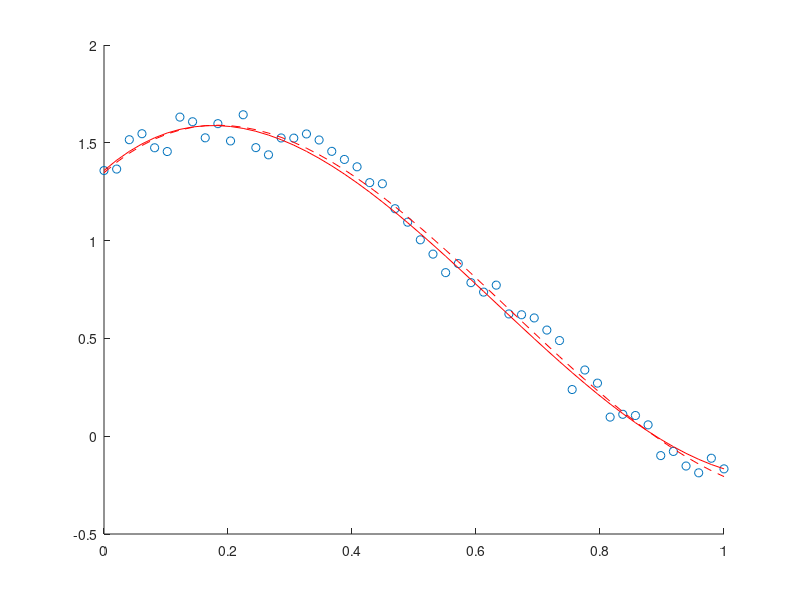

Recreate this plot in MATLAB.
clear all;

% Generate some random data
t = linspace(0, 1, 50);
p = sin(pi*2/3*t+0.3) + cos(pi*t) + rand(1, 50)*0.2;

% Standard regression for reference
T = [ones(1,50); t; t.^2; t.^3]';
c = (T'*T)^-1 * T' * p';
fit1 = c(1) + c(2)*t + c(3)*t.^2 + c(4)*t.^3;

% Calculate f(t) -- polynomial that passes through all constrained points
% y = m*x + q
% y - m*x = q
% y1 = m*x1 + q
% y2 = m*x2 + q
% y1 - m*x1 = y2 - m*x2
% y1-y2 = m*x1 - m*x2
% (y1-y2)/(x1-x2) = m
m = (p(1)-p(end)) / (t(1)-t(end));
q = p(1) - m*t(1);
f = m*t + q;

% Constrained regression
% https://stats.stackexchange.com/questions/50447/perform-linear-regression-but-force-solution-to-go-through-some-particular-data
% y = f(t) + (t-t1)(t-t2)(c0 + c1*t + c2*t^2 + c3*t^3)
% r(t) = (t-t1)(t-t2)
% y - f(t) = c0*r(t) + c1*r(t)*t + c2*r(t)*t^2 + c3*r(t)*t^3
r = (t-t(1)).*(t-t(end));
Y = (p(2:end-1) - f(2:end-1)) ./ r(2:end-1);
T = [ones(1,48); t(2:end-1)]';
c = (T'*T)^-1 * T' * Y';
fit2 = (c(1) + c(2)*t(2:end-1)) .* r(2:end-1) + f(2:end-1);
fit2 = [f(1), fit2, f(end)];

hold off
scatter(t, p);
hold on
plot(t, fit1, 'r--');
plot(t, fit2, 'r');

